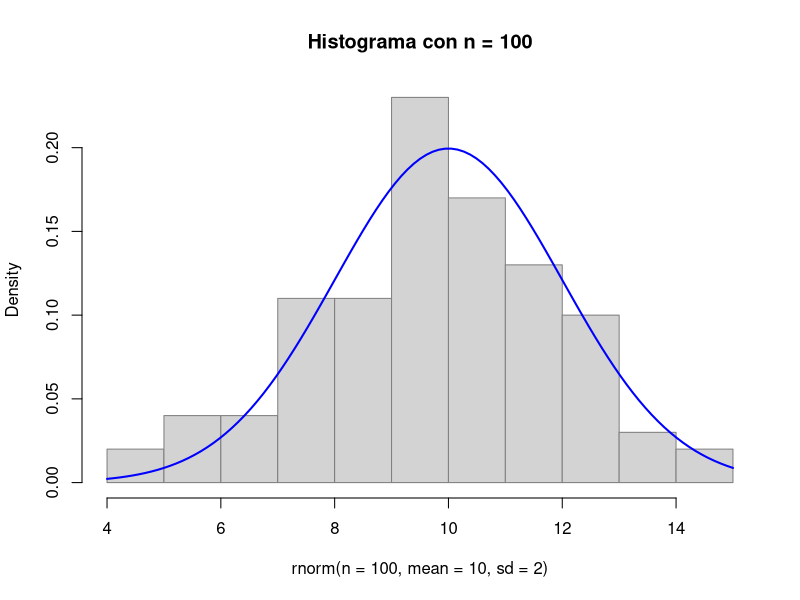

Generate this figure with R:
"
Grafica una distribuvion normal con media de 10
y desviacion estandar de 2
"

library (modeest)
library (ggplot2)


hist(rnorm(n = 100, mean = 10, sd = 2), freq = F, border = "gray50", main = "Histograma con n = 100")
curve(dnorm(x, mean = 10, sd = 2), lwd = 2, col = "blue", add = T)
